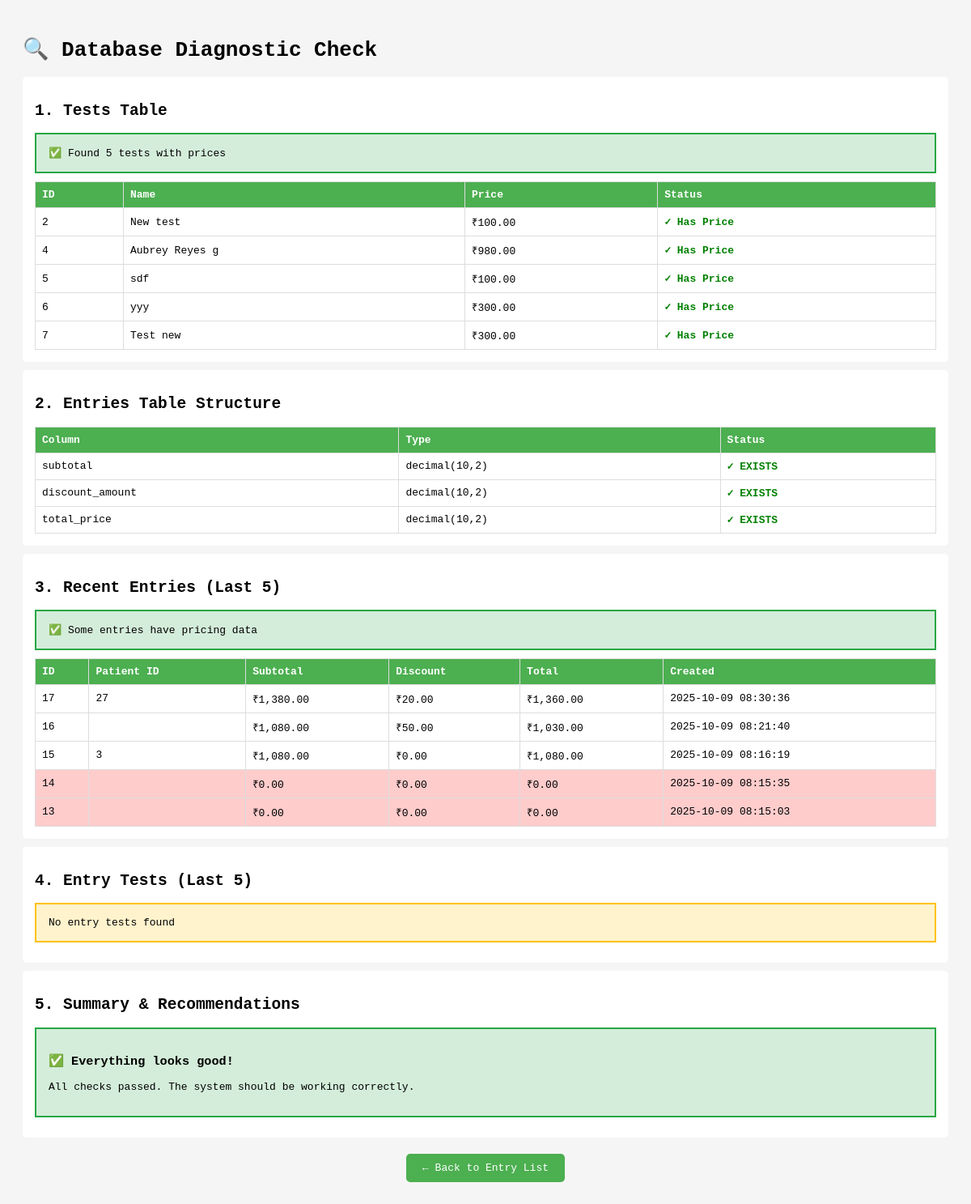
Screenshot of /umakant/check_data.php (signed in) with the database file from the repository.
### tables this page shows
CREATE TABLE `tests` (
  `id` int(11) NOT NULL,
  `name` varchar(255) NOT NULL,
  `category_id` int(11) DEFAULT NULL,
  `main_category_id` int(11) NOT NULL,
  `price` decimal(10,2) NOT NULL DEFAULT 0.00,
  `unit` varchar(50) DEFAULT NULL,
  `specimen` varchar(255) DEFAULT NULL,
  `default_result` text DEFAULT NULL,
  `reference_range` varchar(255) DEFAULT NULL,
  `min` decimal(10,2) DEFAULT NULL,
  `max` decimal(10,2) DEFAULT NULL,
  `description` text DEFAULT NULL,
  `min_male` decimal(10,2) DEFAULT NULL,
  `max_male` decimal(10,2) DEFAULT NULL,
  `min_female` decimal(10,2) DEFAULT NULL,
  `max_female` decimal(10,2) DEFAULT NULL,
  `min_child` decimal(10,2) DEFAULT NULL,
  `max_child` decimal(10,2) DEFAULT NULL,
  `sub_heading` tinyint(1) NOT NULL DEFAULT 0,
  `test_code` varchar(100) DEFAULT NULL,
  `method` varchar(255) DEFAULT NULL,
  `print_new_page` tinyint(1) NOT NULL DEFAULT 0,
  `shortcut` varchar(50) DEFAULT NULL,
  `added_by` int(11) DEFAULT NULL,
  `created_at` datetime DEFAULT current_timestamp(),
  `updated_at` datetime DEFAULT current_timestamp()
);

CREATE TABLE `entries` (
  `id` int(11) NOT NULL,
  `owner_id` int(11) DEFAULT NULL,
  `server_id` int(11) DEFAULT NULL,
  `patient_id` int(11) DEFAULT NULL,
  `doctor_id` int(11) DEFAULT NULL,
  `entry_date` datetime DEFAULT NULL,
  `status` varchar(50) NOT NULL DEFAULT 'pending',
  `priority` varchar(50) DEFAULT 'normal',
  `referral_source` varchar(100) DEFAULT NULL,
  `subtotal` decimal(10,2) DEFAULT 0.00,
  `discount_amount` decimal(10,2) DEFAULT 0.00,
  `total_price` decimal(10,2) DEFAULT 0.00,
  `payment_status` varchar(50) DEFAULT 'pending',
  `notes` text DEFAULT NULL,
  `added_by` int(11) DEFAULT NULL,
  `created_at` datetime NOT NULL DEFAULT current_timestamp(),
  `updated_at` datetime DEFAULT NULL
);

### umakant/check_data.php (the view, shortened to what this page needs)
<?php
require_once 'inc/connection.php';
?>
<!DOCTYPE html>
<html>
<head>
</head>
<body>
    <h1>🔍 Database Diagnostic Check</h1>
    <?php
    try {
        echo '<div class="section">';
        echo '<h2>1. Tests Table</h2>';
        $stmt = $pdo->query("SELECT id, name, price FROM tests ORDER BY id");
        $tests = $stmt->fetchAll(PDO::FETCH_ASSOC);
        if (empty($tests)) {
            echo '<div class="warning">⚠️ NO TESTS FOUND in database!</div>';
        } else {
            $testsWithPrice = array_filter($tests, function($t) { return $t['price'] > 0; });
            if (count($testsWithPrice) > 0) {
                echo '<div class="success">✅ Found ' . count($testsWithPrice) . ' tests with prices</div>';
            }
            echo '<table>';
            echo '<tr><th>ID</th><th>Name</th><th>Price</th><th>Status</th></tr>';
            foreach ($tests as $test) {
                $status = $test['price'] > 0 ? '<span class="good">✓ Has Price</span>' : '<span class="bad">✗ NO PRICE</span>';
                echo "<tr>";
                echo "<td>{$test['id']}</td>";
                echo "<td>{$test['name']}</td>";
                echo "<td>₹" . number_format($test['price'], 2) . "</td>";
                echo "<td>$status</td>";
                echo "</tr>";
            }
            echo '</table>';
        }
        echo '</div>';
        echo '<div class="section">';
        echo '<h2>2. Entries Table Structure</h2>';
        $stmt = $pdo->query("SHOW COLUMNS FROM entries");
        $columns = $stmt->fetchAll(PDO::FETCH_ASSOC);
        $requiredColumns = ['subtotal', 'discount_amount', 'total_price'];
        $foundColumns = array_column($columns, 'Field');
        echo '<table>';
        echo '<tr><th>Column</th><th>Type</th><th>Status</th></tr>';
        foreach ($requiredColumns as $col) {
            $exists = in_array($col, $foundColumns);
            $status = $exists ? '<span class="good">✓ EXISTS</span>' : '<span class="bad">✗ MISSING</span>';
            $type = '';
            if ($exists) {
                $colInfo = array_filter($columns, function($c) use ($col) { return $c['Field'] === $col; });
                $colInfo = reset($colInfo);
                $type = $colInfo['Type'];
            }
            echo "<tr><td>$col</td><td>$type</td><td>$status</td></tr>";
        }
        echo '</table>';
        echo '</div>';
        echo '<div class="section">';
        echo '<h2>3. Recent Entries (Last 5)</h2>';
        $stmt = $pdo->query("SELECT id, patient_id, subtotal, discount_amount, total_price, created_at FROM entries ORDER BY id DESC LIMIT 5");
        $entries = $stmt->fetchAll(PDO::FETCH_ASSOC);
        if (empty($entries)) {
            echo '<div class="warning">No entries found</div>';
        } else {
            $allZero = true;
            foreach ($entries as $entry) {
                if ($entry['subtotal'] > 0 || $entry['total_price'] > 0) {
                    $allZero = false;
                    break;
                }
            }
            if ($allZero) {
                echo '<div class="warning">⚠️ ALL ENTRIES HAVE ZERO PRICING!</div>';
            } else {
                echo '<div class="success">✅ Some entries have pricing data</div>';
            }
            echo '<table>';
            echo '<tr><th>ID</th><th>Patient ID</th><th>Subtotal</th><th>Discount</th><th>Total</th><th>Created</th></tr>';
            foreach ($entries as $entry) {
                $rowStyle = ($entry['subtotal'] == 0 && $entry['total_price'] == 0) ? 'style="background: #ffcccc;"' : '';
                echo "<tr $rowStyle>";
                echo "<td>{$entry['id']}</td>";
                echo "<td>{$entry['patient_id']}</td>";
                echo "<td>₹" . number_format($entry['subtotal'], 2) . "</td>";
                echo "<td>₹" . number_format($entry['discount_amount'], 2) . "</td>";
                echo "<td>₹" . number_format($entry['total_price'], 2) . "</td>";
                echo "<td>{$entry['created_at']}</td>";
                echo "</tr>";
            }
            echo '</table>';
        }
        echo '</div>';
        echo '<div class="section">';
        echo '<h2>4. Entry Tests (Last 5)</h2>';
        $stmt = $pdo->query("SELECT et.id, et.entry_id, et.test_id, t.name as test_name, et.price, et.discount_amount, et.total_price FROM entry_tests et LEFT JOIN tests t ON et.test_id = t.id ORDER BY et.id DESC LIMIT 5");
        $entryTests = $stmt->fetchAll(PDO::FETCH_ASSOC);
        if (empty($entryTests)) {
            echo '<div class="warning">No entry tests found</div>';
        }
        echo '</div>';
        echo '<div class="section">';
        echo '<h2>5. Summary & Recommendations</h2>';
        $issues = [];
        if (empty($issues)) {
            echo '<div class="success">';
            echo '<h3>✅ Everything looks good!</h3>';
            echo '<p>All checks passed. The system should be working correctly.</p>';
            echo '</div>';
        }
        echo '</div>';
    } catch (Exception $e) {
        echo '<div class="warning">';
        echo '<h3>❌ Error:</h3>';
        echo '<p>' . htmlspecialchars($e->getMessage()) . '</p>';
        echo '</div>';
    }
    ?>
    <p style="text-align: center; margin-top: 30px;">
        <a href="entry-list.php" style="background: #4CAF50; color: white; padding: 10px 20px; text-decoration: none; border-radius: 5px;">← Back to Entry List</a>
    </p>
</body>
</html>

### umakant/check_data.php (style rules this page uses)
body { font-family: monospace; padding: 20px; background: #f5f5f5; }
.section { background: white; padding: 15px; margin: 10px 0; border-radius: 5px; }
.good { color: green; font-weight: bold; }
table { border-collapse: collapse; width: 100%; }
th, td { border: 1px solid #ddd; padding: 8px; text-align: left; }
th { background: #4CAF50; color: white; }
.warning { background: #fff3cd; border: 2px solid #ffc107; padding: 15px; margin: 10px 0; }
.success { background: #d4edda; border: 2px solid #28a745; padding: 15px; margin: 10px 0; }

### rows the page displays
tests: id "2", name "New test", price "100.00", shows "✓ Has Price"
tests: id "4", name "Aubrey Reyes g", price "980.00", shows "✓ Has Price"
tests: id "5", name "sdf", price "100.00", shows "✓ Has Price"
tests: id "6", name "yyy", price "300.00", shows "✓ Has Price"
tests: id "7", name "Test new", price "300.00", shows "✓ Has Price"
entries: id "17", patient "27", subtotal "1,380.00", discount_amount "20.00", total_price "1,360.00", created_at "2025-10-09 08:30:36"
entries: id "16", subtotal "1,080.00", discount_amount "50.00", total_price "1,030.00", created_at "2025-10-09 08:21:40"
entries: id "15", patient "3", subtotal "1,080.00", discount_amount "0.00", total_price "1,080.00", created_at "2025-10-09 08:16:19"
entries: id "14", subtotal "0.00", discount_amount "0.00", total_price "0.00", created_at "2025-10-09 08:15:35"
entries: id "13", subtotal "0.00", discount_amount "0.00", total_price "0.00", created_at "2025-10-09 08:15:03"

### other values shown
count($testsWithPrice) "5"
$col "subtotal"
$type "decimal(10,2)"
$col "discount_amount"
$col "total_price"
